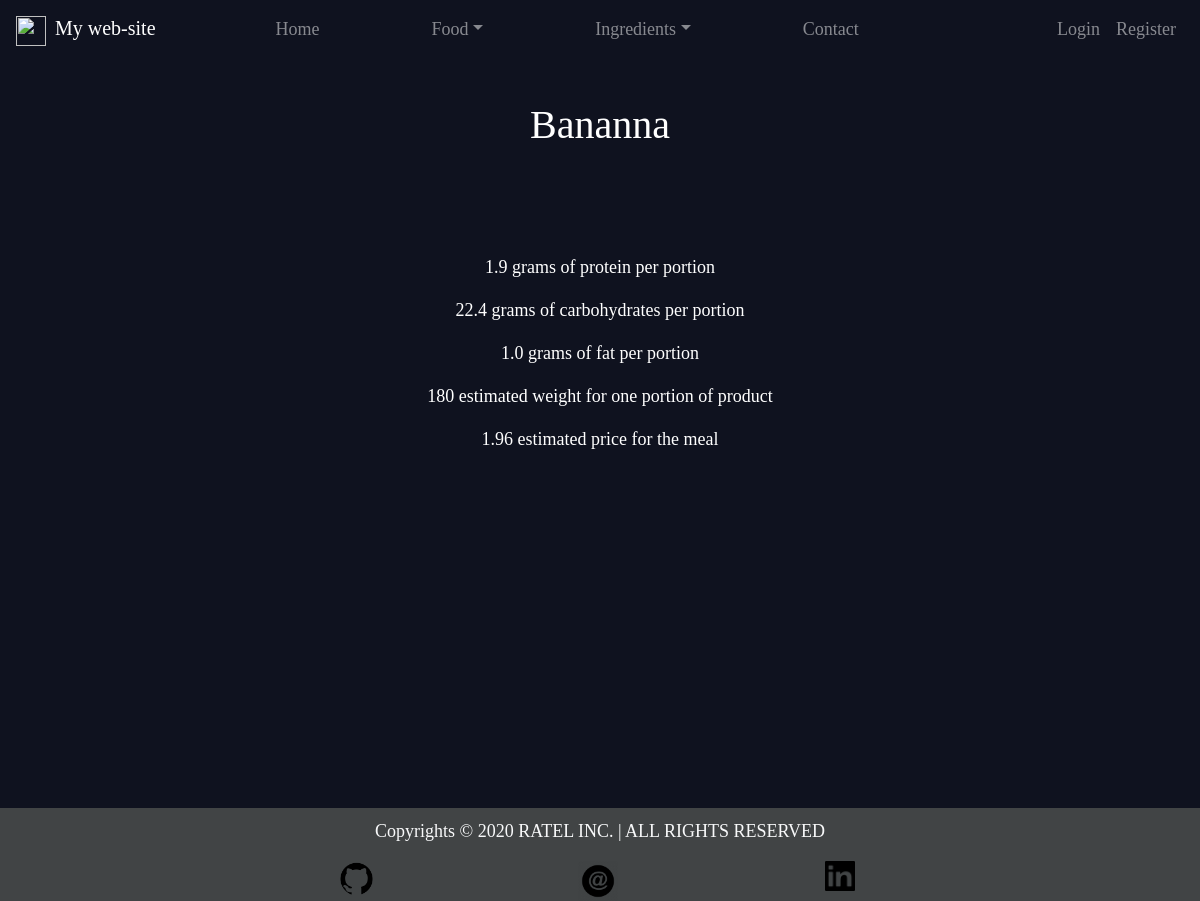
/food/prod_detail/bananna/, run on an earlier commit of the app's database.
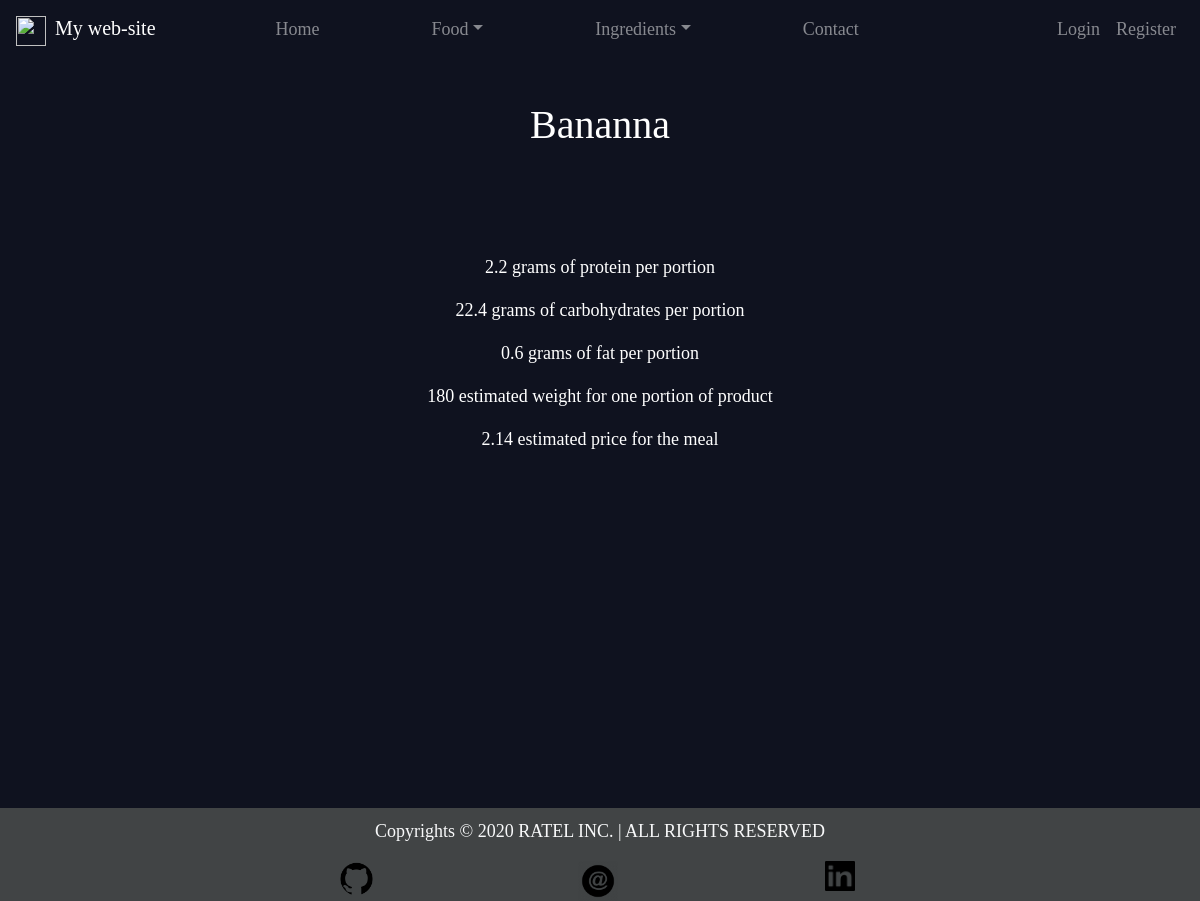
And on a later commit of the database.
### Food/models.py (models this page shows, shortened)
class Product(models.Model):
	name = models.CharField(max_length=50)
	ingredient = models.ManyToManyField(Ingredient, through="ReceipeIngredient")
	ingredinet_based = models.BooleanField(default=False)
	recipe = models.CharField(max_length=500, blank=True)
	slug = models.SlugField(max_length=100, unique=True, blank=True)
	@property
	def total_weight(self):
		product = Product.objects.get(pk=self.pk)
		result = sum([
				ReceipeIngredient.objects.get(ingredient=i, product=product).weight for i in product.ingredient.all()
			])
		return int(result)
	@property
	@zero_division_handling
	def total_protein(self):
		product = Product.objects.get(pk=self.pk)
		result = 0
		for i in product.ingredient.all():
				result += i.protein * ReceipeIngredient.objects.get(ingredient=i, product=product).weight
		return round(result/self.total_weight,1)#product.ingredient.count()
	@property
	@zero_division_handling
	def total_carbohydrates(self):
		product = Product.objects.get(pk=self.pk)
		result = 0
		for i in product.ingredient.all():
				result += i.carbohydrates * ReceipeIngredient.objects.get(ingredient=i, product=product).weight
		return round(result/self.total_weight,1)
	@property
	@zero_division_handling
	def total_fat(self):
		product = Product.objects.get(pk=self.pk)
		result = 0
		for i in product.ingredient.all():
			result += i.fat * ReceipeIngredient.objects.get(ingredient=i, product=product).weight
		return round(result/self.total_weight,1)
	@property
	@zero_division_handling
	def total_price(self):
		product = Product.objects.get(pk=self.pk)
		result = 0
		for i in product.ingredient.all():
			result += i.price * ReceipeIngredient.objects.get(ingredient=i, product=product).weight / 100
		return round(result,2)
	class Meta:
		ordering = ["name"]

class Ingredient(models.Model):
	name = models.CharField(max_length=50, unique=True)
	protein = models.FloatField(validators=[macro_quantity_validator,])
	carbohydrates = models.FloatField(validators=[macro_quantity_validator,])
	fat = models.FloatField(validators=[macro_quantity_validator,])
	quantity_per_portion = models.IntegerField(blank=True)
	price = models.DecimalField(max_digits=100, decimal_places=2, blank=True)
	food_type = models.CharField(max_length=2, choices=FOOD_TYPE_CHOICES, blank=True)
	slug = models.SlugField(max_length=100, unique=True, blank=True)
	class Meta:
		ordering = ["id"]

class ReceipeIngredient(models.Model):
	ingredient = models.ForeignKey(Ingredient, on_delete=models.CASCADE)
	product = models.ForeignKey(Product, on_delete=models.CASCADE)
	weight = models.IntegerField(null=True, blank=True)
	class Meta:
		ordering = ["id"]
		verbose_name_plural = "Receipe Ingredients"

### Food/views.py (the view)
# urls.py: path("prod_detail/<str:slug>/", ProductDetailView.as_view(), name="prod_detail"),
class ProductDetailView(DetailView):
	template_name = "Food/product_detail_view.html"
	model = Product
	context_object_name = "object"

### Food/models.py (called while the page is built)
def zero_division_handling(func):
	def wrapper_function(*agrs, **kwargs):
		try:
			return func(*agrs, **kwargs)
		except ZeroDivisionError:
			return 0
	return wrapper_function

### Templates/Food/product_detail_view.html (shortened to what this page needs)
{% extends 'main.html' %}
{% block content %}
	<div class="post">
        <h1>{{object.name|lower|capfirst}}</h1>
        <br><br><br>
        <p>{{ object.total_protein }} grams of protein per portion</p>
        <p>{{ object.total_carbohydrates }} grams of carbohydrates per portion</p>
        <p>{{ object.total_fat }}  grams of fat per portion</p>
        <p>{{ object.total_weight }} estimated weight for one portion of product</p>
        <p>{{ object.total_price }} estimated price for the meal</p>
    </div>
    <br><br><br><br><br>
{% endblock %}

What changed in the data, as far as the page shows it:
changed through a linked row, Product "Bananna": total_protein "1.9" → "2.2"; total_fat "1.0" → "0.6"; total_price "1.96" → "2.14"
